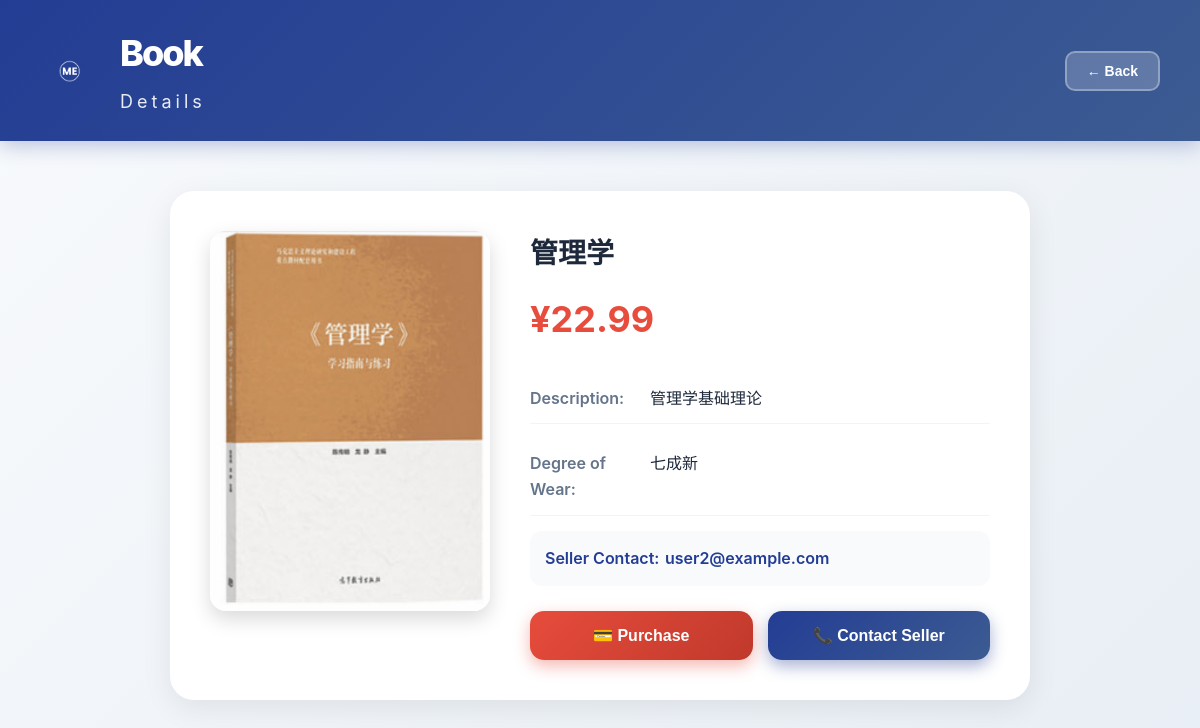
Page /products/8 on the committed database.
### app.py (models this page shows)
class Product(db.Model):
    __tablename__ = 'products'
    id = db.Column(db.Integer, primary_key=True)
    name = db.Column(db.String(80), nullable=False)
    price = db.Column(db.Float, nullable=False)
    description = db.Column(db.String(200), nullable=False)
    degree_of_wear = db.Column(db.String(80), nullable=False)
    image = db.Column(db.String(200), nullable=False)  # 存储文件路径
    created_at = db.Column(db.DateTime, default=db.func.current_timestamp())
    seller_contact = db.Column(db.String(200))  # 卖家联系方式
    is_sold = db.Column(db.Boolean, default=False)  # 是否已售出
    buyer_id = db.Column(db.Integer)  # 购买者ID
    user_id = db.Column(db.Integer)  # 上传者ID

### app.py (the view)
@app.route('/products/<int:id>')
def book_detail(id):
    from datetime import datetime
    product = Product.query.get(id)
    if product is None:
        return "Product not found", 404
    current_time = datetime.now().strftime('%Y%m%d%H%M%S')
    return render_template('book_detail.html', product=product, current_time=current_time)

### templates/book_detail.html (shortened to what this page needs)
<!DOCTYPE html>
<html lang="zh-CN">
<head>
    <link rel="stylesheet" href="{{ url_for('static', filename='css/book_detail.css') }}">
</head>
<body>
    <header>
        <div class="header-content">
            <div class="logo-section">
                <img src="{{ url_for('static', filename='images/white-MElogo.png') }}" alt="Logo" class="logo">
                <div class="title-group">
                    <h1>Book</h1>
                    <h2>Details</h2>
                </div>
            </div>
            <button class="back-btn" onclick="goBack()">← Back</button>
        </div>
    </header>
    <div class="main-container">
        <div class="book-card">
            <div class="book-image">
                {% if product.image %}
                    {% set img_path = (product.image | replace('\\', '/')) %}
                    {% set static_rel = img_path.replace('static/', '') %}
                    <img src="{{ url_for('static', filename=static_rel) }}" alt="{{ product.name }}" onerror="this.src='/static/images/book1.png'">
                {% else %}
                    <img src="{{ url_for('static', filename='images/book1.png') }}" alt="{{ product.name }}">
                {% endif %}
            </div>
            <div class="book-info">
                <h2>{{ product.name }}</h2>
                <p class="price">¥{{ "%.2f"|format(product.price) }}</p>
                <div class="info-row">
                    <span class="label">Description:</span>
                    <span class="value">{{ product.description }}</span>
                </div>
                <div class="info-row">
                    <span class="label">Degree of Wear:</span>
                    <span class="value">{{ product.degree_of_wear }}</span>
                </div>
                {% if product.seller_contact %}
                <div class="info-row contact-info">
                    <span class="label">Seller Contact:</span>
                    <span class="value highlight">{{ product.seller_contact }}</span>
                </div>
                {% endif %}
                <div class="action-buttons">
                    {% if product.is_sold %}
                    <button class="buy-btn disabled" disabled>✅ Already Sold</button>
                    {% else %}
                    <button class="buy-btn" onclick="openPaymentModal()">💳 Purchase</button>
                    {% endif %}
                    <button class="contact-btn" onclick="openContactModal()">📞 Contact Seller</button>
                </div>
            </div>
        </div>
    </div>
</body>
</html>

### static/css/book_detail.css (style rules this page uses)
body { font-family: 'Inter', -apple-system, BlinkMacSystemFont, 'Segoe UI', Roboto, sans-serif; margin: 0; padding: 0; min-height: 100vh; background: linear-gradient(135deg, #f8fafc 0%, #e8eef5 100%); }
header { background: linear-gradient(135deg, #233D94 0%, #3C5B92 100%); color: white; padding: 25px 40px; box-shadow: 0 4px 20px rgba(35, 61, 148, 0.3); }
.header-content { display: flex; justify-content: space-between; align-items: center; max-width: 1200px; margin: 0 auto; }
.logo-section { display: flex; align-items: center; gap: 20px; }
.logo { width: 60px; height: auto; }
.title-group h1 { font-size: 36px; font-weight: 800; margin: 0; letter-spacing: -2px; }
.title-group h2 { font-size: 18px; font-weight: 400; margin: 5px 0 0 0; opacity: 0.9; letter-spacing: 4px; }
.back-btn { padding: 10px 20px; background: rgba(255, 255, 255, 0.2); color: white; border: 2px solid rgba(255, 255, 255, 0.3); border-radius: 10px; font-size: 14px; font-weight: 600; cursor: pointer; transition: all 0.3s ease; }
.main-container { max-width: 900px; margin: 50px auto; padding: 0 20px; }
.book-card { display: flex; gap: 40px; background: white; border-radius: 24px; box-shadow: 0 8px 30px rgba(0, 0, 0, 0.08); padding: 40px; }
.book-image img { width: 280px; height: 380px; object-fit: cover; border-radius: 16px; box-shadow: 0 8px 20px rgba(0, 0, 0, 0.15); }
.book-info { flex: 1; }
.book-info h2 { font-size: 28px; font-weight: 700; color: #1e293b; margin: 0 0 15px 0; position: relative; display: inline-block; }
.book-info .price { font-size: 36px; font-weight: 700; color: #e74c3c; margin: 0 0 25px 0; }
.info-row { display: flex; margin-bottom: 15px; padding: 12px 0; border-bottom: 1px solid #f1f5f9; }
.info-row .label { font-weight: 600; color: #64748b; width: 120px; flex-shrink: 0; }
.info-row .value { color: #1e293b; flex: 1; }
.info-row .value.highlight { color: #233D94; font-weight: 600; }
.contact-info { background: #f8fafc; padding: 15px; border-radius: 12px; margin-bottom: 25px; border: none; }
.contact-info .label { color: #233D94; }
.action-buttons { display: flex; gap: 15px; }
.buy-btn, .contact-btn { flex: 1; padding: 15px 30px; border: none; border-radius: 14px; font-size: 16px; font-weight: 700; cursor: pointer; transition: all 0.3s ease; }
.buy-btn { background: linear-gradient(135deg, #e74c3c 0%, #c0392b 100%); color: white; box-shadow: 0 6px 16px rgba(231, 76, 60, 0.4); }
.contact-btn { background: linear-gradient(135deg, #233D94 0%, #3C5B92 100%); color: white; box-shadow: 0 6px 16px rgba(35, 61, 148, 0.4); }

### static/css/theme.css (style rules this page uses)
:root { --primary-color: #233D94; --primary-light: #3C5B92; --primary-dark: #1a2e7b; --secondary-color: #3498db; --accent-color: #2ecc71; --danger-color: #e74c3c; --warning-color: #f39c12; --success-color: #27ae60; --text-primary: #2c3e50; --text-secondary: #7f8c8d; --text-light: #95a5a6; --bg-primary: #ffffff; --bg-secondary: #f5f7fa; --bg-dark: #1a252f; --border-color: #ecf0f1; --shadow-sm: 0 2px 8px rgba(0, 0, 0, 0.08); --shadow-md: 0 4px 16px rgba(0, 0, 0, 0.1); --shadow-lg: 0 8px 32px rgba(0, 0, 0, 0.12); --radius-sm: 8px; --radius-md: 12px; --radius-lg: 20px; --transition-fast: 0.15s ease; --transition-normal: 0.3s ease; --transition-slow: 0.5s ease; }
* { margin: 0; padding: 0; box-sizing: border-box; }
html { scroll-behavior: smooth; }
body { font-family: 'Inter', -apple-system, BlinkMacSystemFont, 'Segoe UI', Roboto, Oxygen, Ubuntu, Cantarell, sans-serif; font-size: 16px; line-height: 1.6; color: var(--text-primary); background-color: var(--bg-secondary); -webkit-font-smoothing: antialiased; -moz-osx-font-smoothing: grayscale; }

### rows in the picture
Product: image (picture), name "管理学", price "22.99", description "管理学基础理论", degree_of_wear "七成新", seller_contact "user2@example.com"
